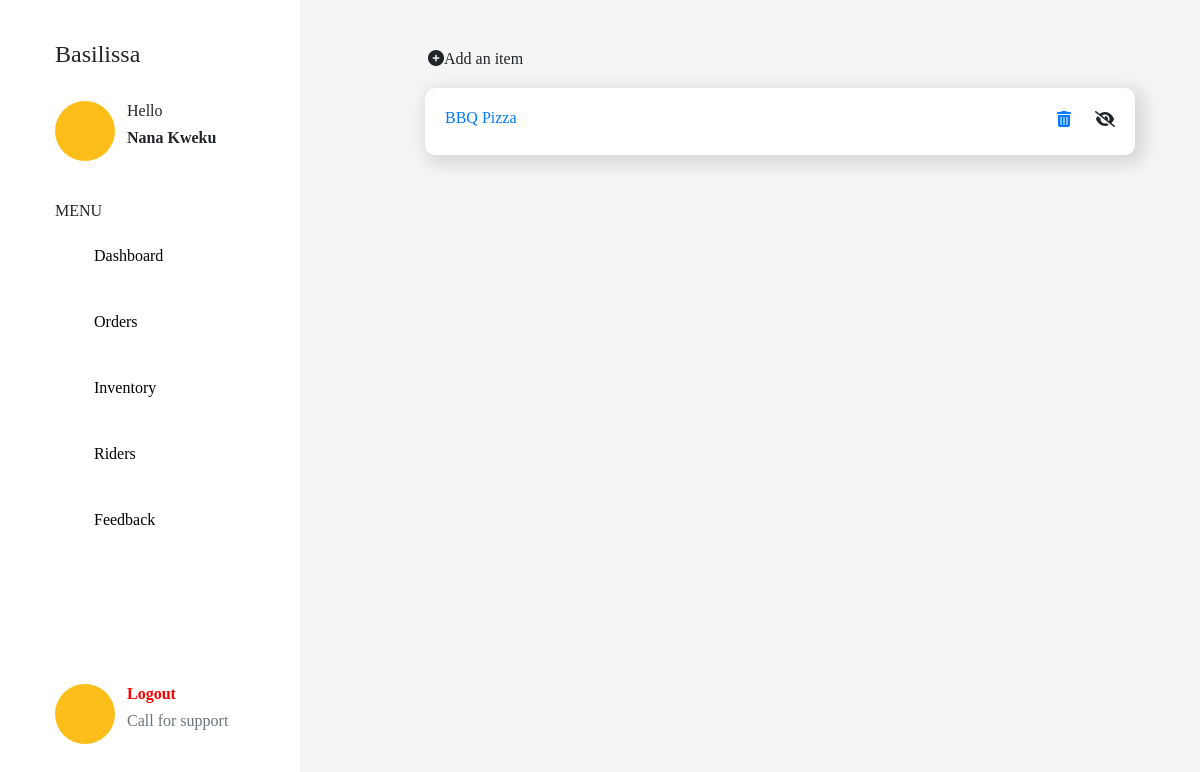
/items, run on an earlier commit of the app's database.
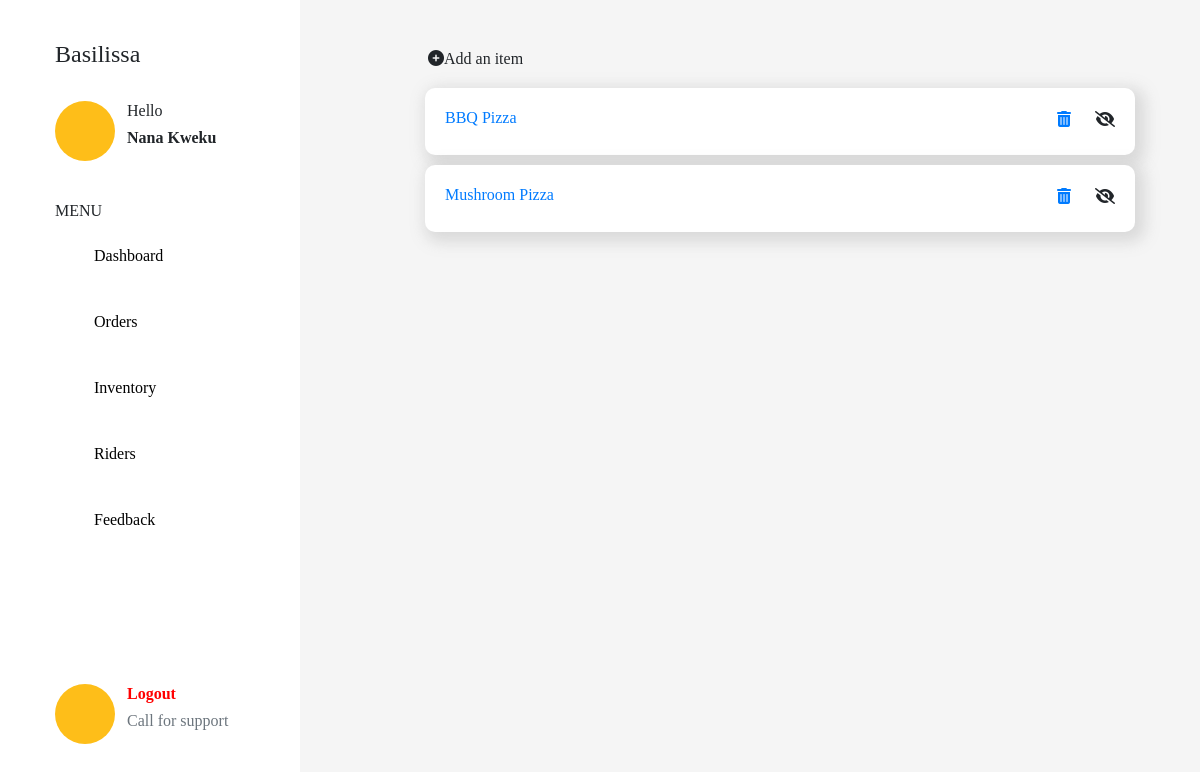
And on a later commit of the database.
### models.py (models this page shows, shortened)
class Item(db.Model):
    id = db.Column(db.Integer, primary_key=True)
    name = db.Column(db.String, nullable=False)
    price = db.Column(db.String, nullable=False)
    description = db.Column(db.String, nullable=False)
    category = db.Column(db.String, nullable=False)
    image_file = db.Column(db.String(200), default='default.png')
    status = db.Column(db.Boolean, default=True)

### app.py (the view)
@app.route('/items')
def items():
    items = Item.query.all()
    return render_template('items.html', items = items)

### templates/items.html
{% extends "dash.html" %}
{% block body %}
<div class="container">
   <a href="{{url_for('additem')}}"><button class="btn"><i class="fas fa-plus-circle"></i>Add an item</button></a>
    {% for item in items %}
    <div class="strip">
        <a href="{{url_for('item', id=item.id)}}">
            <h6>{{item.name}}</h6>
        </a>
            <div class="actions">
                <a href="{{url_for('delete', id=item.id)}}">
                <i class="fas fa-trash-alt" style="margin-right: 20px;"></i>
            </a>
                <i class="fas fa-eye-slash "></i>
            </div>
        </div>
        {% endfor %}
</div>
{% endblock %}

What changed in the data, as far as the page shows it:
added Item: name "Mushroom Pizza"
